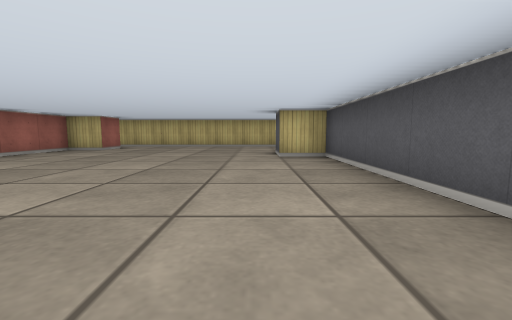
View 1 (above)

16 first-person views from a walk through a cub3D level. The camera is about half as high as the walls, tilts 6° down and sees 90° across. The floor is counted in squares. Each view is taken from the middle of a square. On the plan, view 1 faces up. The plan holds only what a view shows up to about 9 squares ahead; the rest is blank.

View 2
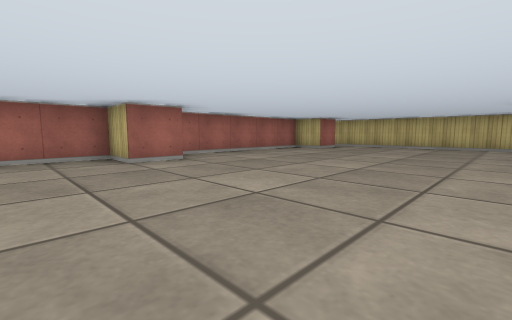

View 3
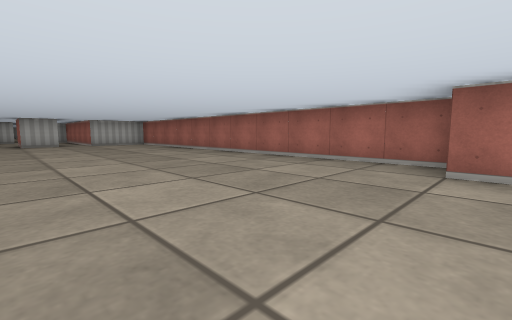

View 4
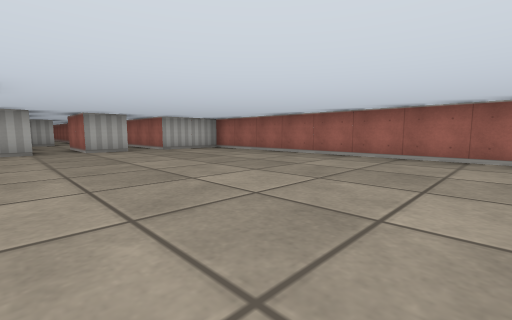

View 5
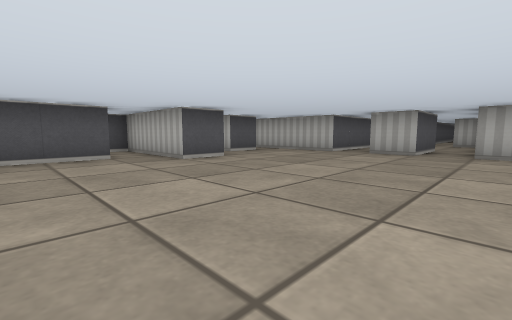

View 6
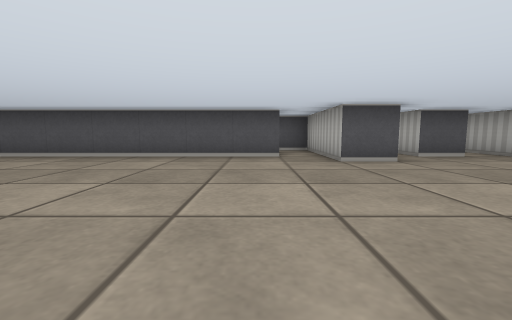

View 7
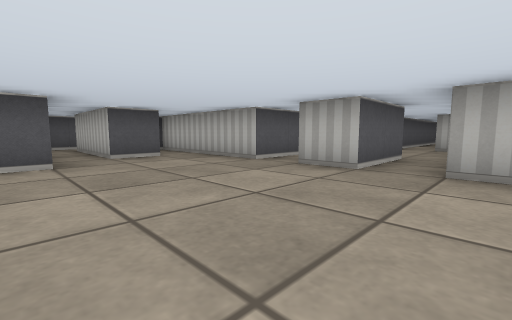

View 8
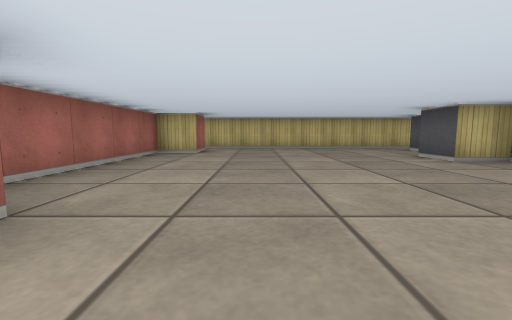

View 9
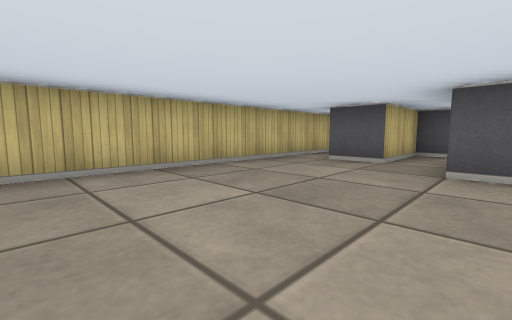

View 10
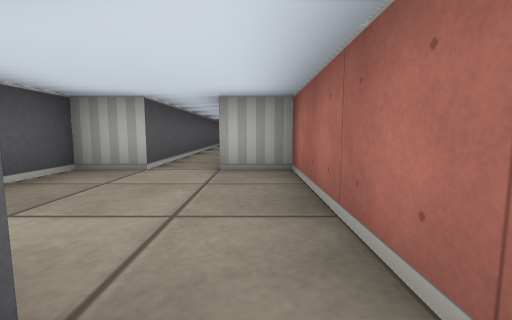

View 11
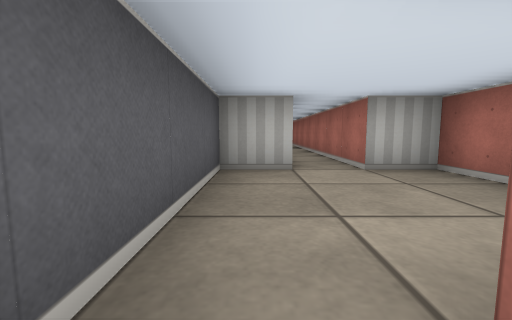

View 12
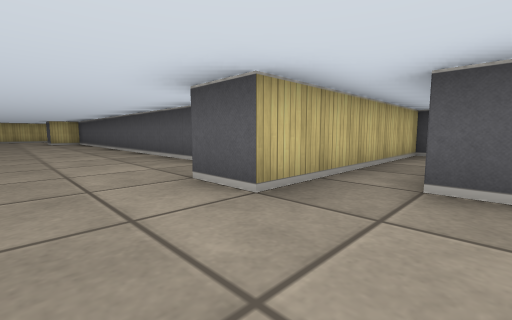

View 13
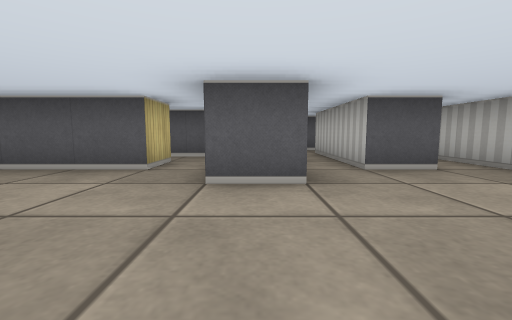

View 14
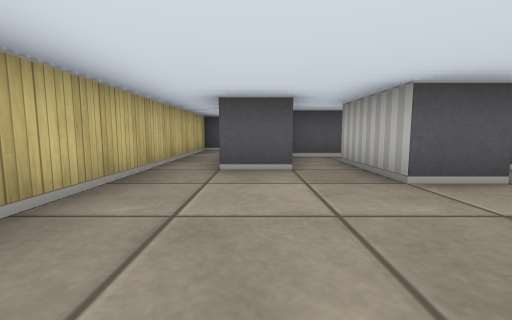

View 15
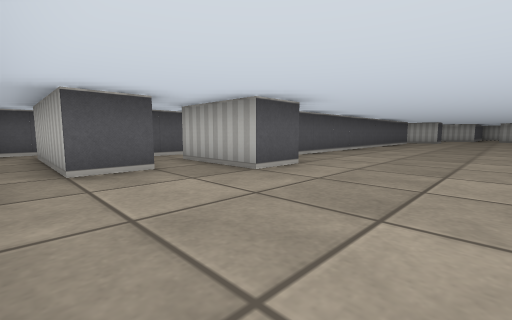

View 16
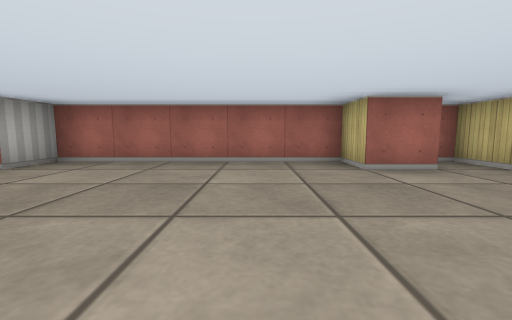

### Floor plan
Points are (right, up) in squares from view 1. A wall is a line through its corners. A room is listed if a view was taken in it or the views show most of it. See-through windows are left out.
Room 1 (views 1, 2, 3, 4, 5, 6, 7, 8, 9, 10, 11, 12, 13, 14, 15, 16)
walls: (1.5, -4.5) (1.5, 5.5) (0.5, 5.5) (0.5, 6.5) (1.5, 6.5); (1.5, -8.6) (1.5, -7.5) (4.5, -7.5); (1.5, 7.5) (1.5, 8.5); (-4.5, 8.6) (-4.5, 7.5) (-5.5, 7.5) (-5.5, 2.5) (-4.5, 2.5) (-4.5, 1.5) (-5.5, 1.5) (-5.5, -9.5) (-3.5, -9.5) (-3.5, -11.5); (5.5, -7.8) (5.5, -6.5) (0.5, -6.5) (0.5, -5.5) (1.5, -5.5); (-0.5, -11.5) (-0.5, -9.5) (3.5, -9.5); (-2.5, -11.6) (-2.5, -9.5) (-1.5, -9.5) (-1.5, -11.5); (1.5, 9.5) (-5.5, 9.5) (-5.5, 9.1)
ways out: opening at (2, 7) to room 2; opening at (2, -5) to room 3; opening at (-3, -10.5); opening at (-1, -10.5); opening at (2, 9)
Room 2 (no view inside)
walls: (3.5, 5.9) (3.5, 7.5) (1.5, 7.5); (1.5, 6.5) (2.5, 6.5)
ways out: opening at (2, 7) to room 1; opening at (3, 6)
Room 3 (no view inside)
walls: (1.5, -5.5) (3.5, -5.5) (3.5, -4.1); (2.5, -4.5) (1.5, -4.5)
ways out: opening at (2, -5) to room 1; opening at (3, -4)

Positions as (right, up) in squares from view 1, and headings:
1: (0, 0), facing up
2: (0, 0), facing up-left
3: (-1, 2), facing down-left
4: (0, -2), facing down-left
5: (-4, -3), facing down-right
6: (-4, -4), facing right
7: (-4, -6), facing down-right
8: (-3, 1), facing up
9: (-3, 6), facing up-right
10: (-3, -11), facing down
11: (-1, -11), facing down
12: (-1, -8), facing up-right
13: (-2, -6), facing right
14: (-2, 8), facing right
15: (-2, 9), facing down-right
16: (-1, 6), facing left
